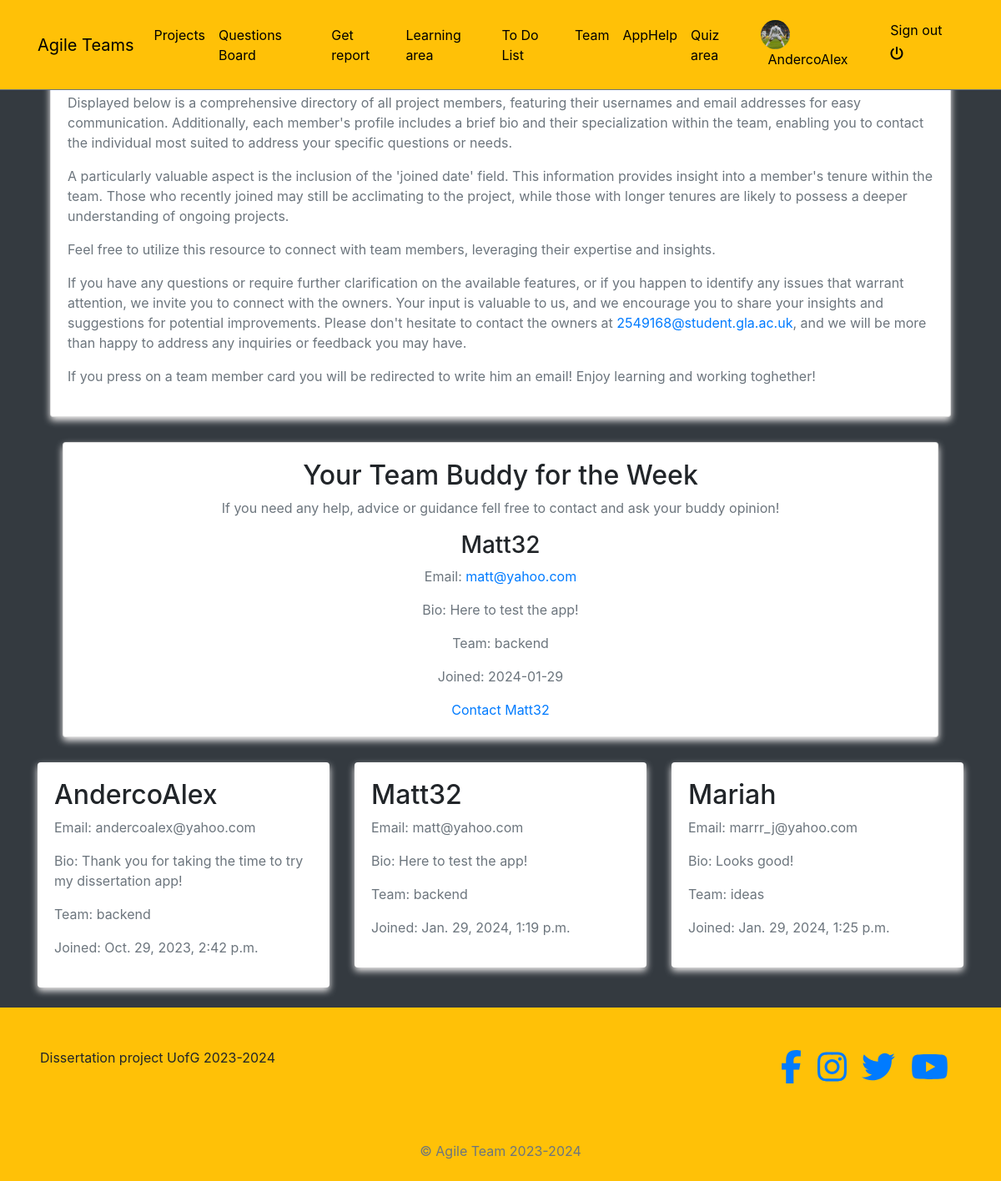
Screenshot of /team/ (signed in) with the database file from the repository.
### profiles/models.py (models this page shows, shortened)
class Profile(models.Model):
    user = models.OneToOneField(User, on_delete=models.CASCADE)
    bio = models.TextField()
    profile_picture = models.ImageField(upload_to=get_upload_path, default="uploads/profile/img/avatar.png", validators=[FileExtensionValidator(['png', 'jpg', 'jpeg'])])
    team = models.CharField(max_length=200, choices=TEAM_CHOICES)  # Use choices for team
    updated = models.DateTimeField(auto_now=True)
    created = models.DateTimeField(auto_now_add=True)

### agile/views.py (the view)
# urls.py: path('team/', views.team, name='team'),
@login_required
def team(request):
    user_profile = request.user.profile
    members = Profile.objects.all()
    current_week = datetime.now().isocalendar().week
    seed = str(request.user.id) + str(current_week)
    random.seed(seed)
    teammates = Profile.objects.filter(team=user_profile.team).exclude(user=request.user)
    buddy = None
    if teammates.exists():
        buddy = random.choice(teammates)
    context = {
        'buddy': buddy,
        'members': members,
    }
    return render(request, 'team.html', context)

### blogs/context_processors.py (called while the page is built)
def get_categories(request):
    categories = Category.objects.all()
    return dict(categories=categories)

### profiles/context_processors.py (called while the page is built)
def profile_pic(request):
    if request.user.is_authenticated:
        user = request.user
        try:
            profile_obj = Profile.objects.get(user=user)
            pic = profile_obj.profile_picture
        except Profile.DoesNotExist:
            pic = None
        return {'picture':pic}
    return {}

def get_profile(request):
    if request.user.is_authenticated:
        user = request.user
        try:
            profile_obj = Profile.objects.get(user=user)
        except Profile.DoesNotExist:
            pic = None
        return {'profile':profile_obj}
    return {}

### templates/team.html (shortened to what this page needs)
{% extends 'base.html' %}
    {% load static %}
    {% block content %}
    {% if request.user.is_authenticated  %}
    <div class="container" style="margin-top: 70px;">
        <div class="container">
            <div class="card">
                <div class="card-body">
                    <p>Displayed below is a comprehensive directory of all project members, featuring their usernames and email addresses for easy communication. Additionally, each member's profile includes a brief bio and their specialization within the team, enabling you to contact the individual most suited to address your specific questions or needs.</p>
                    <p>A particularly valuable aspect is the inclusion of the 'joined date' field. This information provides insight into a member's tenure within the team. Those who recently joined may still be acclimating to the project, while those with longer tenures are likely to possess a deeper understanding of ongoing projects.</p>
                    <p>Feel free to utilize this resource to connect with team members, leveraging their expertise and insights. </p>
                                    <p>If you have any questions or require further clarification on the available features, or if you happen to identify any issues that warrant attention, we invite you to connect with the owners. Your input is valuable to us, and we encourage you to share your insights and suggestions for potential improvements. Please don't hesitate to contact the owners at <a href="mailto:2549168@student.gla.ac.uk">2549168@student.gla.ac.uk</a>, and we will be more than happy to address any inquiries or feedback you may have.</p>
                    <p>If you press on a team member card you will be redirected to write him an email! Enjoy learning and working toghether!</p>
                </div>
            </div>
        </div>
        {% if buddy %}
        <div class="container" style="margin-top: 30px;">
            <div class="container">
                <div class="card">
                    <div class="card-body" style="text-align: center;">
                        <h2>Your Team Buddy for the Week</h2>
                        <p>If you need any help, advice or guidance fell free to contact and ask your buddy opinion!</p>
                        <h3>{{ buddy.user.username }}</h3>
                        <p>Email: <a href="mailto:{{ buddy.user.email }}">{{ buddy.user.email }}</a></p>
                        <p>Bio: {{ buddy.bio }}</p>
                        <p>Team: {{ buddy.team }}</p>
                        <p>Joined: {{ buddy.created|date:"Y-m-d" }}</p>
                        <a href="mailto:{{ buddy.user.email }}">Contact {{ buddy.user.username }}</a>
                    </div>
                </div>
            </div>
        </div>
        {% endif %}
        <div class="row" style="margin-top: 30px;">
            {% for member in members %}
            <div class="col-md-4 mb-4">
                <a href="mailto:{{ member.user.email }}" style="text-decoration: none; color: inherit;">
                    <div class="card border-0">
                        <div class="card-body">
                            <h2>{{ member.user.username }}</h2>
                            <p>Email: {{ member.user.email }}</p>
                            <p>Bio: {{ member.bio }}</p>
                            <p>Team: {{ member.team }}</p>
                            <p>Joined: {{ member.created }}</p>
                        </div>
                    </div>
                </a>
            </div>
            {% endfor %}
        </div>
    </div>
    {% else %}
    <div class="text-white text-center h3" style="margin-top: 70px;"> Please log in! </div>
    {% endif %}
    {% endblock %}

### templates/navbar.html (shortened to what this page needs)
<!DOCTYPE html>
<html lang="en">
<head>
</head>
<body>
<nav class="navbar navbar-icon-top navbar-expand-lg navbar-dark bg-warning border-bottom border-secondary fixed-top py-3">
    <div class="container">
        <a class="navbar-brand" href="{% url 'help' %}">Agile Teams</a>
        <div class="collapse navbar-collapse" id="navbarSupportedContent">
            <ul class="navbar-nav mr-auto">
                <li class="nav-item">
                    <a class="nav-link" href="{% url "reports:home" %}">Projects</a>
                </li>
                <li class="nav-item">
                    <a class="nav-link" href="{% url "posts:post-list" %}">Questions Board</a>
                </li>
                <li class="nav-item">
                    <a class="nav-link" href="{% url "reports:select-view" %}">Get report</a>
                </li>
                <li class="nav-item">
                    <a class="nav-link" href="{% url 'home' %}">Learning area</a>
                </li>
                <li class="nav-item">
                    <a class="nav-link" href="{% url 'todo' %}">To Do List</a>
                </li>
                <li class="nav-item">
                    <a class="nav-link" href="{% url 'team' %}">Team</a>
                </li>
                <li class="nav-item">
                    <a class="nav-link" href="{% url 'help' %}">AppHelp</a>
                </li>
                <li class="nav-item">
                    <a class="nav-link" href="{% url 'quiz:quiz_home' %}">Quiz area</a>
                </li>
            </ul>
            <ul class='navbar-nav'>
                {% if request.user.is_authenticated %}
                    <li class='nav-item'>
                        <a class='nav-link' href='{% url "profiles:profile-view" %}'>
                            <img src='{{picture.url}}' class='img-avatar' alt='profile picture'>
                            <span class='ml-2'> {{request.user}} </span>
                        </a>
                    </li>
                    <li class="nav-item">
                        <a class="nav-link" href="{% url 'account_logout' %}">
                            Sign out <i class="fas fa-power-off mt-2"></i>
                        </a>
                    </li>
                {% else %}
                    <li class="nav-item">
                        <a class="nav-link" href="{% url 'account_login' %}">
                            Sign in <i class="fa fa-sign-in-alt"></i>
                        </a>
                    </li>
                {% endif %}
            </ul>
        </div>
    </div>
</nav>
</body>
</html>

### static/style.css (style rules this page uses)
.img-avatar { height: 35px; width: 35px; border-radius: 50%; }
body { background-color: orange; }

### static/test.css (style rules this page uses)
body { font-family: 'Arial', sans-serif; background-color: orange; margin: 0; padding: 0; }
.navbar-nav .nav-link { color: black !important; }
.card { box-shadow: 0 4px 8px #f5f3f3; transition: transform 0.3s, box-shadow 0.3s; }
.card-body { padding: 20px; }
h2 { color: #343a40; }
p { color: #6c757d; }

### templates/navbar.html (style rules this page uses)
.navbar-nav .nav-link { color: black !important; }
.navbar-brand { color: black !important; }

### rows the page displays
Profile: user.username "Matt32", user.email "matt@yahoo.com", bio "Here to test the app!", team "backend", created "2024-01-29", created "Jan. 29, 2024, 1:19 p.m."
Profile: user.username "AndercoAlex", user.email "andercoalex@yahoo.com", bio "Thank you for taking the time to try my dissertation app!", team "backend", created "Oct. 29, 2023, 2:42 p.m."
Profile: user.username "Mariah", user.email "marrr_j@yahoo.com", bio "Looks good!", team "ideas", created "Jan. 29, 2024, 1:25 p.m."

### other values shown
{{ request.user }} "AndercoAlex"
